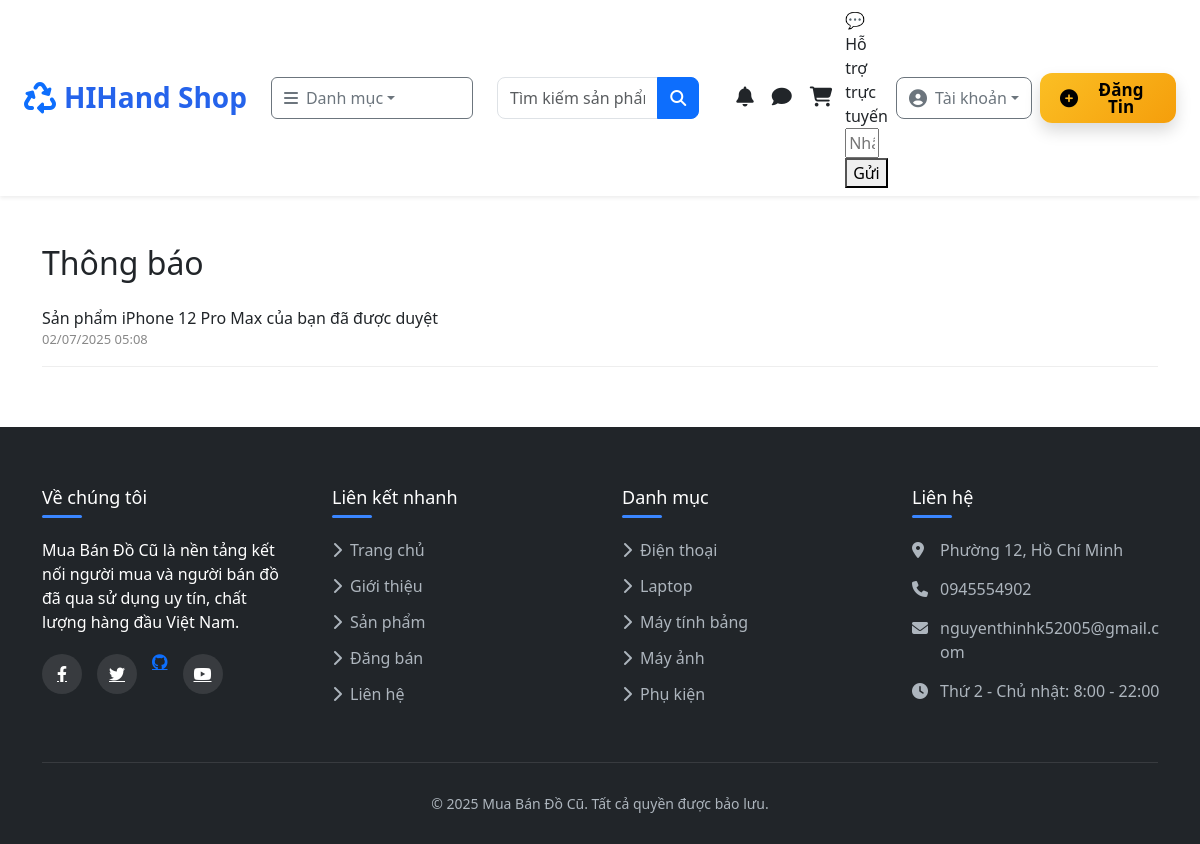
The app's page /app/View/extra/notifications.php (signed in) with its own data.
### tables this page shows
CREATE TABLE notifications (
    id INT AUTO_INCREMENT PRIMARY KEY,
    user_id INT NOT NULL,
    message VARCHAR(255) NOT NULL,
    is_read TINYINT(1) DEFAULT 0,
    created_at DATETIME DEFAULT CURRENT_TIMESTAMP,
    FOREIGN KEY (user_id) REFERENCES users(id) ON DELETE CASCADE
);

### app/View/extra/notifications.php (the view, shortened to what this page needs)
<?php
include_once __DIR__ . '/../../Components/header/Header.php';
include_once __DIR__ . '/../../Components/footer/Footer.php';
$user_id = $_SESSION['user_id'];
$stmt = $pdo->prepare("SELECT * FROM notifications WHERE user_id = ? ORDER BY created_at DESC");
$stmt->execute([$user_id]);
$notifications = $stmt->fetchAll(PDO::FETCH_ASSOC);
?>
<!DOCTYPE html>
<html lang="vi">
<head>
    <link rel="stylesheet" href="../../../public/assets/css/footer.css">
    <link href="https://cdn.jsdelivr.net/npm/bootstrap@5.3.0/dist/css/bootstrap.min.css" rel="stylesheet">
     <link href="https://cdnjs.cloudflare.com/ajax/libs/font-awesome/6.4.0/css/all.min.css" rel="stylesheet">
</head>
<body>
    <div class="container mt-5">
        <h2>Thông báo</h2>
        <?php if (empty($notifications)): ?>
            <p>Không có thông báo nào.</p>
        <?php else: ?>
            <?php foreach ($notifications as $noti): ?>
                <div class="notification<?php echo !$noti['is_read'] ? ' unread' : ''; ?>">
                    <div><?php echo $noti['message']; ?></div>
                    <div class="time"><?php echo date('d/m/Y H:i', strtotime($noti['created_at'])); ?></div>
                </div>
            <?php endforeach; ?>
        <?php endif; ?>
    </div>
</body>
</html>

### public/assets/css/footer.css (style rules this page uses)
:root { --dark: #212529; --primary: #3a86ff; --transition: all 0.3s ease; --mobile: 576px; --tablet: 768px; --desktop: 992px; --large-desktop: 1200px; }

### app/View/extra/notifications.php (style rules this page uses)
.notification { border-bottom: 1px solid #eee; padding: 16px 0; }
.notification .time { color: #888; font-size: 13px; }

### app/Components/header/Header.php (style rules this page uses)
:root { --primary-blue: #3b82f6; --primary-dark: #2563eb; --success-green: #10b981; --warning-orange: #f59e0b; --text-gray: #374151; --shadow-light: 0 2px 8px rgba(0,0,0,0.1); --shadow-medium: 0 4px 12px rgba(0,0,0,0.15); }

### records on screen
notifications: message "Sản phẩm iPhone 12 Pro Max của bạn đã được duyệt", created_at "02/07/2025 05:08"
